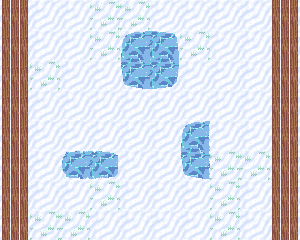

The image is a tile-based game level rendered from a .tmx file. Its description and complete source (layers, tilesets, objects, tile grids) follow:
An orthogonal 10x8 tile map with 30x30 px tiles, 1 tile layer (Capa de patrones 1).

<map version="1.5" tiledversion="1.5.0" orientation="orthogonal" renderorder="right-down" width="10" height="8" tilewidth="30" tileheight="30" infinite="0" nextlayerid="2" nextobjectid="1">
 <tileset firstgid="1" source="tileset2.tsx" />
 <layer id="1" name="Capa de patrones 1" width="10" height="8">
  <data encoding="csv">
10,11,11,12,12,11,11,11,11,9,
10,11,11,12,2,3,12,11,11,9,
10,12,11,11,5,6,11,11,11,9,
10,11,11,11,11,11,11,11,11,9,
10,11,11,11,11,11,1,11,11,9,
10,11,7,8,11,11,4,12,12,9,
10,11,11,12,11,11,11,12,11,9,
10,12,12,11,11,11,11,12,11,9
</data>
 </layer>
</map>